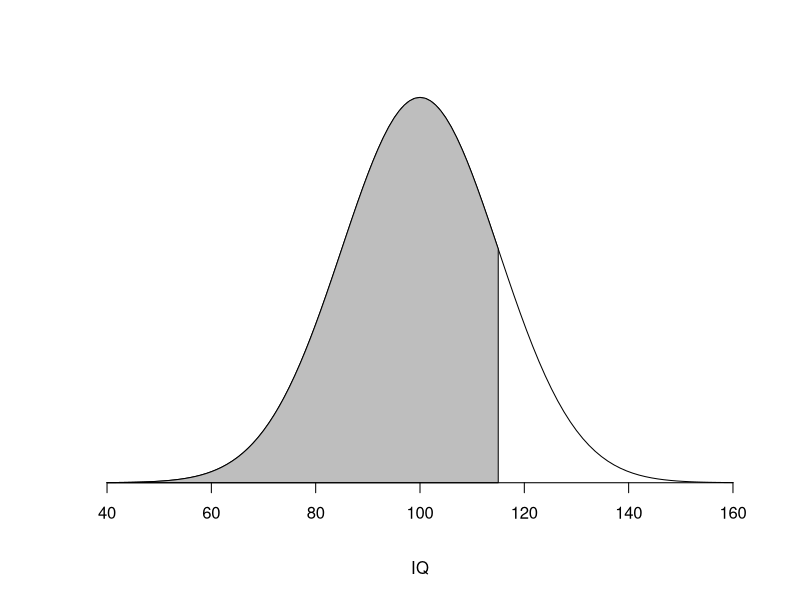
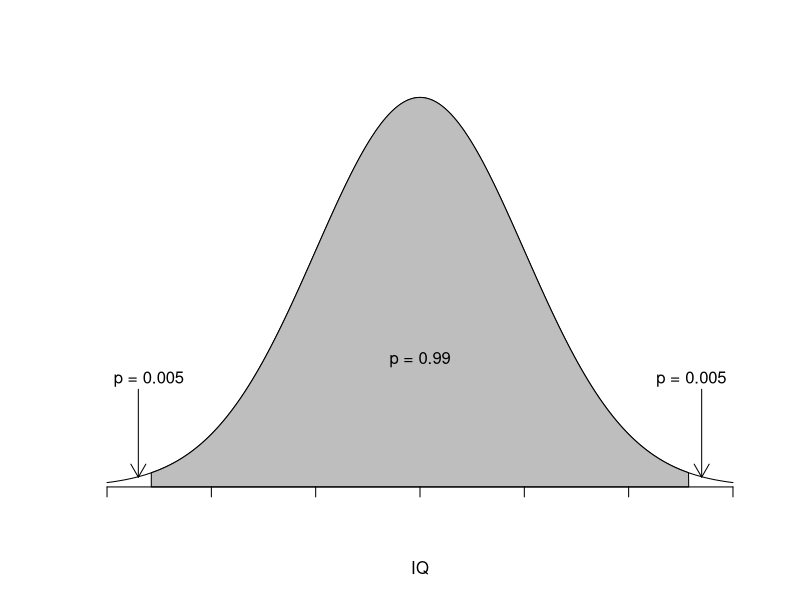

Reproduce these figures in R, in order.
######################################################################
#                                                                    #
#   This script covers four exercises from the 17C practical         #
#   4. Calculating summary statistics, probabilities and             #
#   confidence intervals. These are:                                 #
#     A. Calculating Probabilities and Quantiles for a single value  #
#     B. Calculating Probabilities and Quantiles for samples         # 
#     C. Confidence intevals for large samples                       #
#     D. Confidence intevals for small samples                       # 
#                                                                    #
######################################################################


######################################################################
#   Set up                                                           #
######################################################################

# set working directory
setwd("M:/web/17C - 2017.yrk/pracs")

# load require packages
# no additional packages needed

######################################################################
#   A. Calculating Probabilities and Quantiles for single values     #
######################################################################

## Using pnorm()

# I.Q. in the U.K. population is normally distributed with a mean of 
# 100 and a standard deviation of 15. 
# Work out the probability of having an I.Q. of 115 or less. 

# variables for the parameter values
m <- 100                # mean
sd <- 15                # standard deviation

# probability of having an I.Q. of 115 or less
# Note the default is lower.tail = TRUE which gives us less than
pnorm(115, m, sd)


# figure to illustrate the probability IQ < 115
# only for illustration
# values for the horizontal axis
IQ <- seq(40, 160, 1)
# to create the shaded part we need to define the cords that bound 
# the shape
# sequence numbers from 40 to 115 in steps of 1
cord.x <- c(40, seq(40, 115, 1), 115) 
# dnorm gives the height of the curve do define the upper part of the 
# shape
cord.y <- c(0, dnorm(seq(40, 115, 1), 100, 15), 0) 
# the plot without the shading, no axes
curve(dnorm(x, 100, 15),
      xlim = c(40, 160),
      bty = "n",axes = F,
      xlab = "IQ", ylab = "") 
#add the gray shaded part
polygon(cord.x, cord.y, col = "gray")
# add the horizontal axis
axis(1, pos = 0)



# probability of having an IQ of 115 OR MORE?
pnorm(115, m, sd, lower.tail = FALSE)
    
# probability of having an IQ between 85 and 115? 
pnorm(115, m, sd) - pnorm(85, m, sd)

# What is 1.96 * the standard deviation
v <- 1.96 * 15
   
# probability of having an IQ between -1.96 standard deviations 
# and +1.96 standard deviations?
pnorm(m + v, m, sd) - pnorm(m - v, m, sd)
# 95% because 95% of values lies between +1.96 s.d. and -1.96 s.d.
# we would get the same for pnorm(+1.96) - pnorm(-1.96)
   
## Using qnorm()
# finds the IQ associated with a particular probability.
# continue with mean = 100 and standard deviation = 15 

# I.Q. value below which 0.2 (20%) of people fall 
qnorm(0.2, m, sd)

# I.Q. below which value are 0.025 (2.5%) of people fall?
qnorm(0.025, m, sd)
 
# 99% of the population fall between 
qnorm(0.005, m, sd)
qnorm(0.995, m, sd)
#between 61.4 and 138.6

# a figure for 99% 
# only for illustration
z <- qnorm(0.995)
cord.x <- c(-z, seq(-z, z, 0.01), z) 
cord.y <- c(0, dnorm(seq(-z, z, 0.01)), 0) 
curve(dnorm(x, 0, 1), xlim = c(-3, 3),
      bty = "n", axes = F, xlab = "IQ", ylab = "") 
polygon(cord.x, cord.y, col = "gray")
arrows(-2.7, 0.1, -2.7, 0.01, length = .15)
text(-2.6, 0.11, "p = 0.005")
arrows(2.7, 0.1, 2.7, 0.01, length = .15)
text(2.6, 0.11, "p = 0.005")
text(0, 0.13, "p = 0.99")
axis(1, pos = 0, labels = FALSE)


######################################################################
#   B. Calculating Probabilities and Quantiles for samples           #
######################################################################
# The only difference in using `pnorm()` and `qnorm()` for samples 
# is in what we give as the sd argument. 
# Since we are now thinking about the distribution of the sample 
# means, we need to use the standard error.

# probability of getting a sample of 5 having a mean I.Q. of 115 
# or less
# First, calculate the standard error
n <- 5                  # sample size
se <- 15 / sqrt(n)      # standard error

# probability of a sample of 5 having a mean I.Q. of 115 or less
pnorm(115, m, se)

# probability of sample of size 10 having a mean of 105 or more?
# reculculate the standard error
n <- 10                 # sample size
se <- 15 / sqrt(n)      # standard error
# probability 
pnorm(105, m, se, lower.tail = FALSE)
# it is about 0.146
 

######################################################################
#   C. Calculating Confidence intervals large samples                #
######################################################################

# The data in ../data/beewing.txt  are left wing widths of 100  honey
# bees (mm). The confidence interval for large samples is given by: 
# the mean plus/minus 1.96 times the standard error
# 1.96 is the quantile for 95% confidence.

# Read in the data and check the structure of the resulting dataframe
bee <- read.table("../data/beewing.txt", header = FALSE)
str(bee)
 
# Rename the column to 'wing'
names(bee) <- "wing"
str(bee)
 
# Calculate and assign to variables: the mean, standard deviation and standard error

m <- mean(bee$wing)     # mean
sd <- sd(bee$wing)      # standard deviation
n <- length(bee$wing)   # sample size
se <-sd / sqrt(n)       # standard error
 
# quantile for the 95% confidence interval 
q <- qnorm(0.975)

# confidence interval calculation
# brackets assign a variable AND output result to screen
(lcl <- m - q * se)
(ucl <- m + q * se)
 
# 99% CI 
q <- qnorm(0.995)
lcl <- m - q * se
ucl <- m + q * se

######################################################################
#   C. Calculating Confidence intervals  small samples)              #
######################################################################

# The confidence interval for small samples is given by: 
# the mean plus/minus t times the standard error
# where t changes depending on the sample size

# The fatty acid Docosahexaenoic acid (DHA) is a major component of
# membrane phospholipids in nerve cells and deficiency leads to many
# behavioural and functional deficits. The cross sectional area of
# neurons in the CA 1 region of the hippocampus of normal rats is 
# 155 mu m^2. A DHA deficient diet was fed to 8 animals and the 
# cross sectional area (csa) of neurons is given in ../data/neuron.txt

#Read in the data and check the structure of the resulting dataframe
neur <- read.table("../data/neuron.txt", header = TRUE)
str(neur)
 
# calculate mean, m
m <- mean(neur$csa)

# calculaate standard error to se
sd <-sd(neur$csa)       # sample standard deviation
n <- length(neur$csa)   # sample size
se <-sd / sqrt(n)       # standard error
 
# degrees of freedom (the number in the sample minus one). 
df <- length(neur$csa) - 1

# The t value for that many df at the 95% level is
t <- qt(0.975, df = df); t
# note we use 0.975 just like we had to for qnorm

# the confidence interval by
round(m + t * se, 2)    # upper limit
round(m - t * se, 2)    # lower limit
